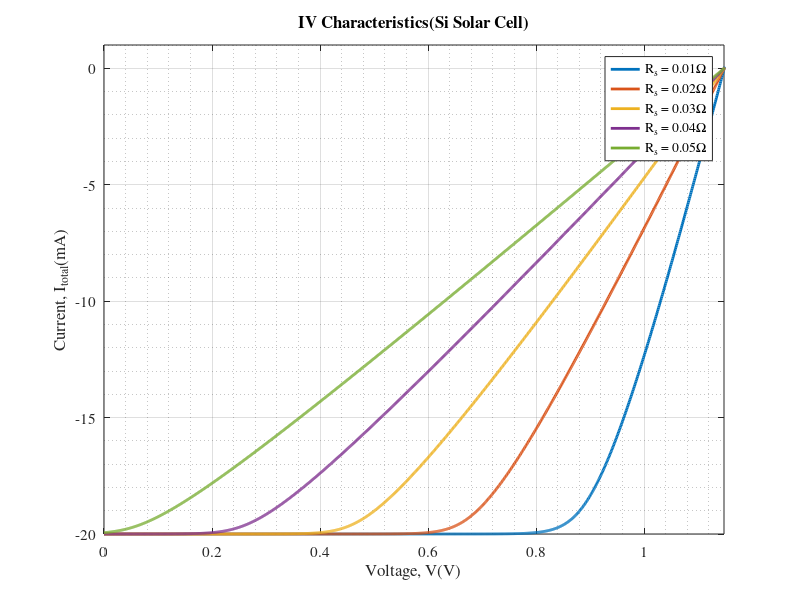

Write MATLAB code to recreate this figure. (Note: this script raises an error after producing the figure.)
clc
clear all
format long

set(0,'DefaultAxesFontName', 'Times');
set(0,'DefaultAxesFontSize', 11);


%% Constant 
m0      = 9.1e-31;
q       = 1.6e-19;
c       = 3e8;
kb      = 1.38e-23;
h       = 6.6626e-34;
h_cut   = h/(2*pi);
T       = 300;                                  % Temperature(K)
kbT     = kb*T;                                 % (eV)

%% Material Properties((Si) 
me          = 0.98*m0;                % elec effective mass
mh          = 0.49*m0;                % hole effective mass
mu_e        = 1400;                   % electron mobility
mu_h        = 450;                    % hole mobility
Eg          = 1.12;                   % Bandgap
%ni         = 2*(2*pi*kb*T/h^2)^1.5*(me*mh)^0.75*exp(-Eg/(2*kbT));                   
ni          = 1.5e10;                 % Intrinsic carrier conc.
Br          = 1e-10;                  % Coefficient for band-band recombination
sr          = 1e-14;                  % conc. of recombination centers 2
Nt          = 1e2;                    % capture cross-section
nr1         = 2.5;                    % refractive index of semiconductor
nr2         = 1;                      % refractive index of air
nf          = 1;                      % ideality factor
A           = 1e-2;                   % Area in cm^2
Nd          = 5e17;                   % n type doping profile
Na          = 1e15;                   % p type doping profile
del_n       = 1e18;                   % excess carrier in p side

del_p       = del_n;                  % excess carrier in n side
p_No        = ni^2/Nd;                % hole conc. in n type
n_Po        = ni^2/Na;                % elec conc. in p type
Efn         = -kbT*log(Nd/ni);        % fermi-level for elec
Efp         = kbT*log(Na/ni);         % fermi-level for hole
Dn          = kbT*mu_e;               % diffusion coeff of elec 
Dp          = kbT*mu_h;               % diffusion coeff of hole
tau_r_N     = 1/(Br*(Nd+p_No+del_p)); % diffusion lifetime of elec
tau_r_P     = 1/(Br*(n_Po+Na+del_n)); % diffusion lifetime of hole
Ln          = (Dn*tau_r_N)^0.5*1e-2;  % diffusion length of elec
Lp          = (Dp*tau_r_P)^0.5*1e-2;  % diffusion length of hole
mr          = (me*mh)/(me+mh);        % reduced mass
vth         = sqrt((3*kbT*q)/mr)*1e2; % thermal velocity of elec
tnr         = (sr*vth*Nt)^-1;         % indirect recombination lifetime


%% Solar Cell Properties(Si)
Rs      = [0.01 0.02 0.03 0.04 0.05];           % Series Resistance(Ohm)
V       = 0: 0.001: 1.2;                        % Varing Voltage(V)
n       = 1;                                    % Ideality Factor: Ideal value = 1
I       = 1000;                                  % Radiation Intensity(W/m^2)
Iph     = 20;                                   % PhotoCurrent(mA)
Is      = q*A*((Dn*n_Po)/Ln + (Dp*p_No)/Lp);    % Reverse Saturation Current(mA)


%% Calculation
for i=1:length(Rs)
    for j=1:length(V)
        % Diode Current(mA as Iph & Io both in mA)
        f            = @(i_t) - i_t - Iph + Is*(exp((q*(V(j) - i_t*Rs(i))/(n*kbT))) - 1); 
        i_t          = fzero(f, 20);           % solving non-linear equation wth initial value Iph
        I_total(i,j) = i_t;
    end
end

P       = (-I_total).*V;                        % Power(mW = mA*V)

[x, i]  = min(abs(I_total), [], 2);             % Find indices where I_total = 0
V_oc    = V(i)';                                % Open Circuit Voltage, V_oc = V(I_tolal = OA)
I_sc    = 10*ones(length(Rs), 1);               % Short Circuit Current, I_sc = I_total(0V) = -Iph + 0
MaxP    = (max(P'))';
FF      = MaxP./(V_oc.*I_sc);                   % Fill Factor

figure
plot(V, I_total, 'linewidth', 2);
hold on;
grid on;
grid(gca,'minor');
xlabel('Voltage, V(V)');
ylabel('Current, I_{total}(mA)');
title('IV Characteristics(Si Solar Cell)');
legend('R_s = 0.01\Omega','R_s = 0.02\Omega','R_s = 0.03\Omega','R_s = 0.04\Omega','R_s = 0.05\Omega', 'Location', 'best');
xlim([0 max(V_oc)]);
ylim([-20 1]);
yline(0);

figure
plot(V, P, 'linewidth', 2);
hold on;
grid on;
grid(gca,'minor');
xlabel('Voltage, V(V)');
ylabel('Power, P(mW)');
title('PV Characteristics(Si Solar Cell)');

legend('R_s = 0.01\Omega','R_s = 0.02\Omega','R_s = 0.03\Omega','R_s = 0.04\Omega','R_s = 0.05\Omega', 'Location', 'best');
xlim([0 max(V_oc)]);
ylim([0 max(MaxP)]);
yline(0);

figure
plot(Rs,  MaxP, 'linewidth', 2);
hold on;
grid on;
grid(gca,'minor');
xlabel('Series resistance, R_s(\Omega)');
ylabel('Maximum Power, P(mW)');
title('P_{max} vs R_s Graph(Si Solar Cell)');

figure
plot(Rs, V_oc, 'linewidth', 2);
hold on;
grid on;
grid(gca,'minor');
xlabel('Series resistance, R_s(\Omega)');
ylabel('Open Circuit Voltage, V_{oc}(V)');
title('V_{oc} vs R_s Graph(S Solar Cell)');

figure
plot(Rs, I_sc, 'linewidth', 2);
hold on;
grid on;
grid(gca,'minor');
xlabel('Series resistance, R_s(\Omega)');
ylabel('Short Circuit Current, I_{sc}(mA)');
title('I_{sc} vs R_s Graph(Ideal Solar Cell)');

figure
plot(Rs, FF, 'linewidth', 2);
hold on;
grid on;
grid(gca,'minor');
xlabel('Series resistance, R_s(\Omega)');
ylabel('Fill Factor, FF');
title('FF vs R_s Graph(Ideal Solar Cell)');